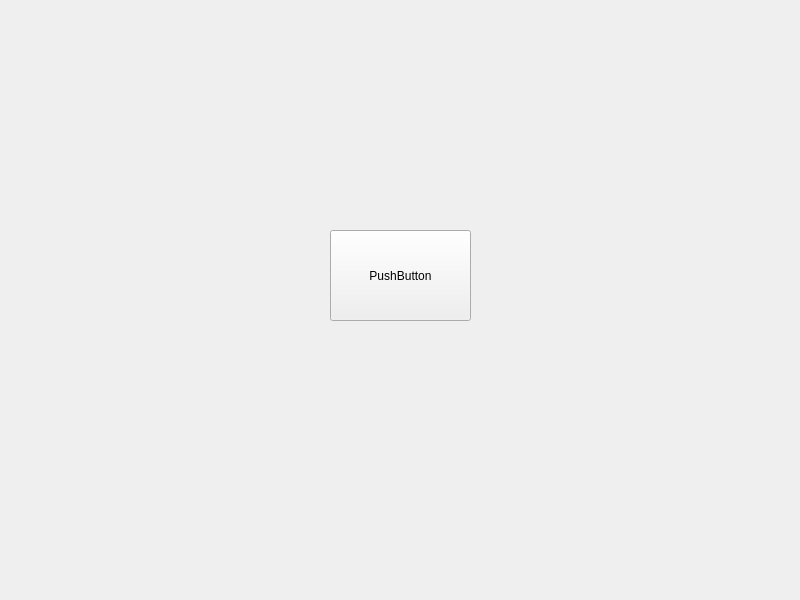
<?xml version="1.0" encoding="UTF-8"?>
<ui version="4.0">
 <class>Widget</class>
 <widget class="QWidget" name="Widget">
  <property name="geometry">
   <rect>
    <x>0</x>
    <y>0</y>
    <width>800</width>
    <height>600</height>
   </rect>
  </property>
  <property name="windowTitle">
   <string>Widget</string>
  </property>
  <widget class="QPushButton" name="pushButton">
   <property name="geometry">
    <rect>
     <x>330</x>
     <y>230</y>
     <width>141</width>
     <height>91</height>
    </rect>
   </property>
   <property name="text">
    <string>PushButton</string>
   </property>
  </widget>
 </widget>
 <resources/>
 <connections/>
</ui>
